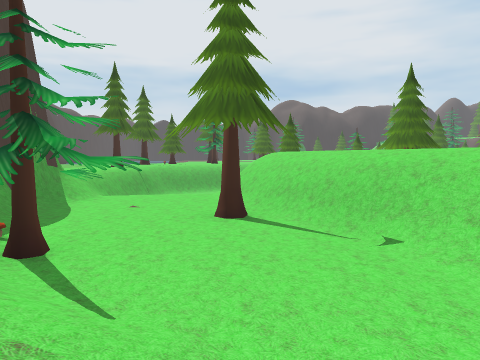
view 1 (above)

20 first-person views from a walk through a 3-D level made in the Unity game engine. The camera is 1.3 m above the floor, tilts 4° down and sees 70° across. The floor is counted in squares, 2 m on a side. Each view is taken from the middle of a square. On the plan, view 1 faces up. The plan holds only what a view shows up to about 10 squares ahead; the rest is blank. The place goes on beyond the plan. The player is left out. Some surface patterns are stand-ins.

view 2
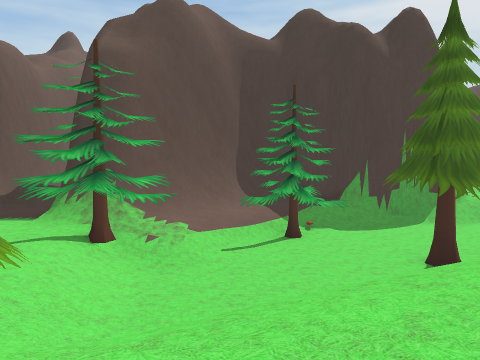

view 3
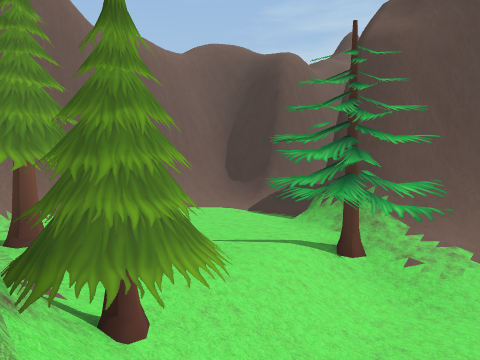

view 4
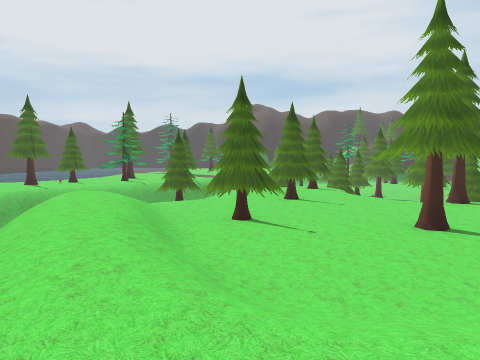

view 5
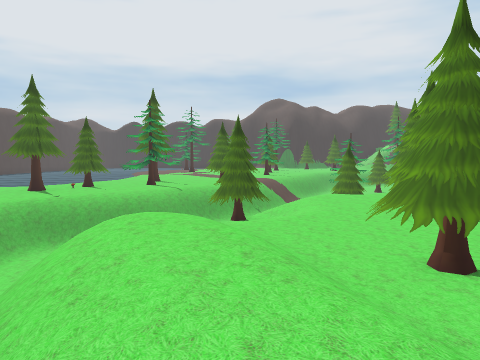

view 6
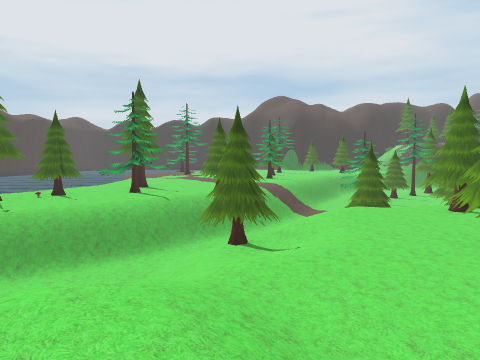

view 7
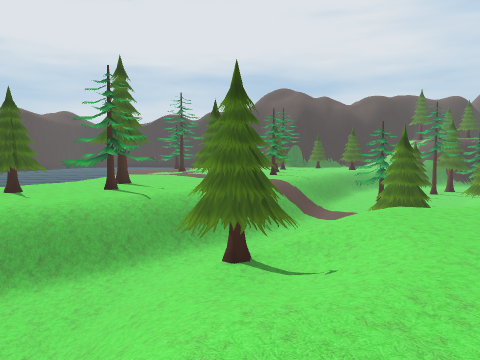

view 8
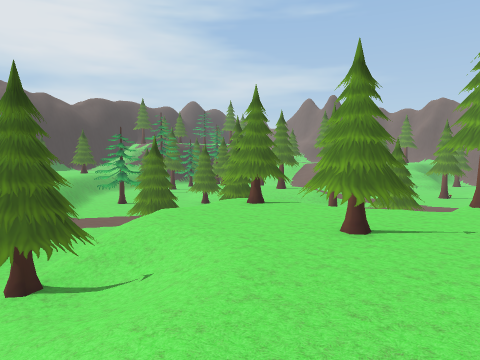

view 9
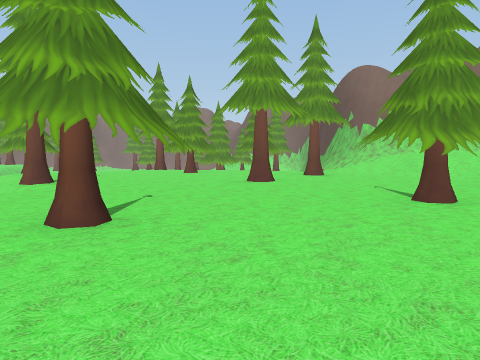

view 10
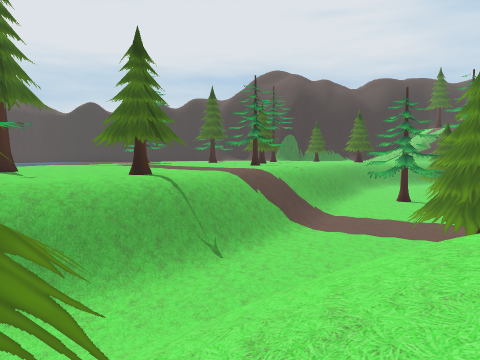

view 11
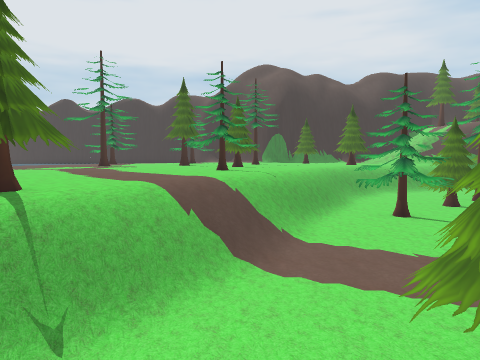

view 12
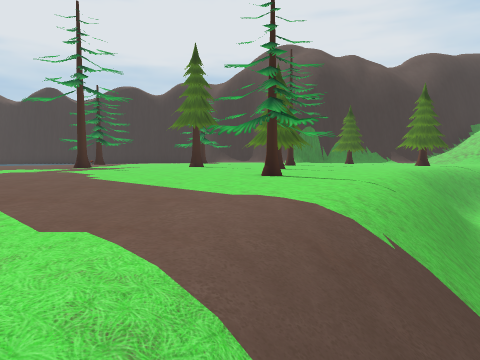

view 13
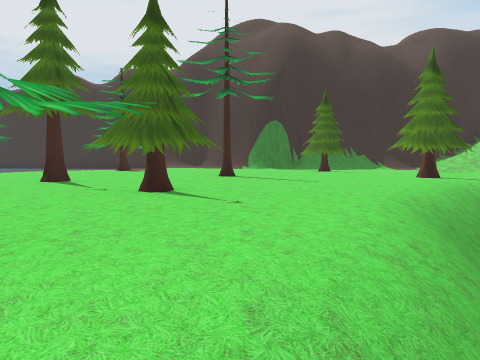

view 14
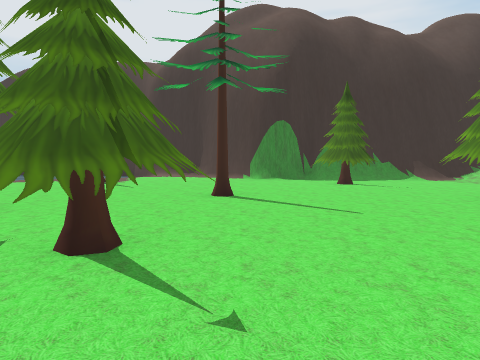

view 15
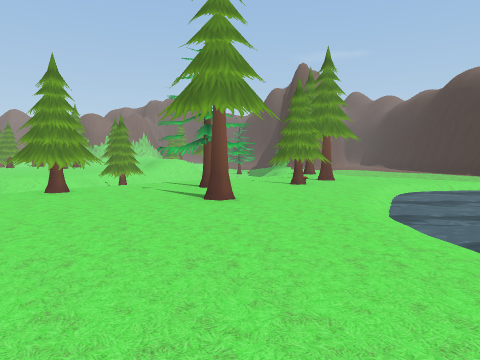

view 16
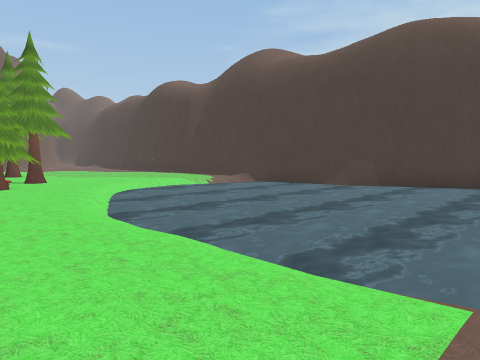

view 17
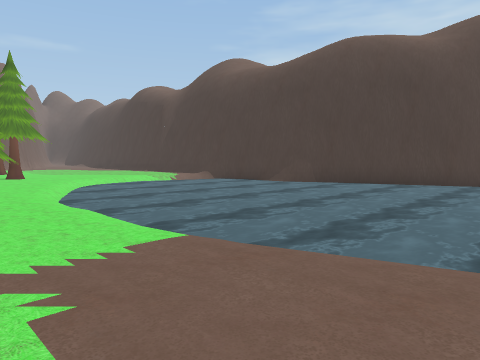

view 18
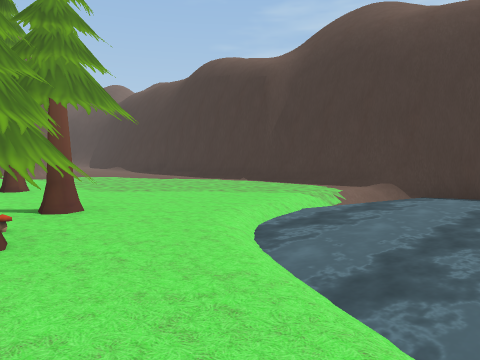

view 19
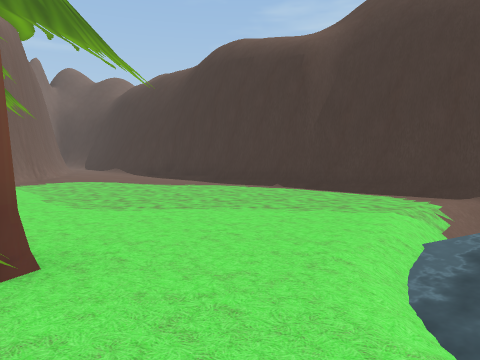

view 20
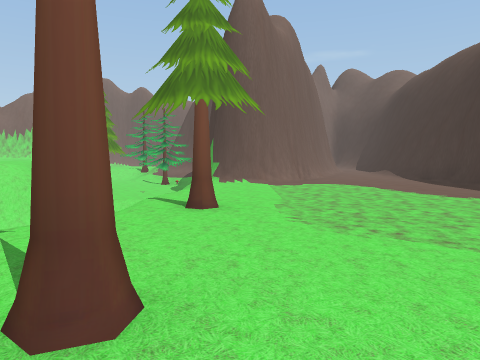

### Floor plan
Key: @ floor where view 1 was taken; # wall or solid block; . main floor; : floor 1 m higher than the main floor; _ floor 1 m lower than the main floor; < floor 2 m lower than the main floor; / step, stairs or slope; = window, fence, low wall or low ledge; ~ water the walk can cross; ≈ water the walk keeps out of; ^ raised ledge; v drop or lower ground; T pine tree; O other object.
Columns run from 13 left of view 1 to 13 right of it. Each row starts with its distance up from view 1.
 35                .../#######
 34               OO....//////
 33              ..O....##..//
 32             O.........../
 31              .....T......
 30              ........^#.
 29           .....#......//
 28           ..T....#...///
 27         ~.......^#..///
 26    ≈≈≈≈≈≈...........//
 25 #≈≈≈≈≈≈≈≈........T.//<<#
 24 #≈≈≈≈≈≈≈≈~......TT/=/<^#
 23 ##≈≈≈≈≈≈≈~........//TTT
 22  #≈≈≈≈≈≈≈~.......//<<T
 21  ##≈≈≈≈≈≈~.......//<<<
 20   #≈≈≈≈≈≈..#....//<<<
 19   #≈≈≈≈≈≈.....##//<<<
 18   #/≈≈≈≈/..TT.^//<<<
 17   #/////.##T..//<</#
 16   #/.....#...///<//^
 15   #/........//</////
 14   ##.......////=//.##=
 13    #....#.//<</#/....   #
 12    #......=<<<///.^../  ^
 11    #...... <  ///.##.//#v
 10    /.....//<   /......#...#
  9   #/.....//  =//.#........=
  8   #/...##///////.#........
  7   ##..####/__//:/...#..##.
  6          #___//:/......##
  5         ##/__#////..#...
  4         #/OT__//:///...
  3         ##TTT__//:////
  2          ##T/__////###
  1           ##//_///##
  0            #T@T/###
 -1            ##T..
 -2           /....
 -3          ##/..  #
 -4           #/.. ..
 -5           ###  ##

Where each view was taken, in squares from view 1:
view 1: 0 up, 0 right, facing up
view 2: 2 up, 5 right, facing left
view 3: 2 up, 4 right, facing down-left
view 4: 2 up, 4 right, facing up
view 5: 5 up, 2 right, facing up
view 6: 7 up, 2 right, facing up
view 7: 9 up, 2 right, facing up
view 8: 9 up, 1 right, facing up-right
view 9: 12 up, 3 right, facing down-right
view 10: 13 up, 3 right, facing up
view 11: 15 up, 4 right, facing up
view 12: 19 up, 3 right, facing up
view 13: 23 up, 5 right, facing up
view 14: 25 up, 5 right, facing up
view 15: 25 up, 2 left, facing down
view 16: 25 up, 2 left, facing down-left
view 17: 27 up, 2 left, facing down-left
view 18: 20 up, 3 left, facing down-left
view 19: 18 up, 4 left, facing down-left
view 20: 17 up, 5 left, facing down
